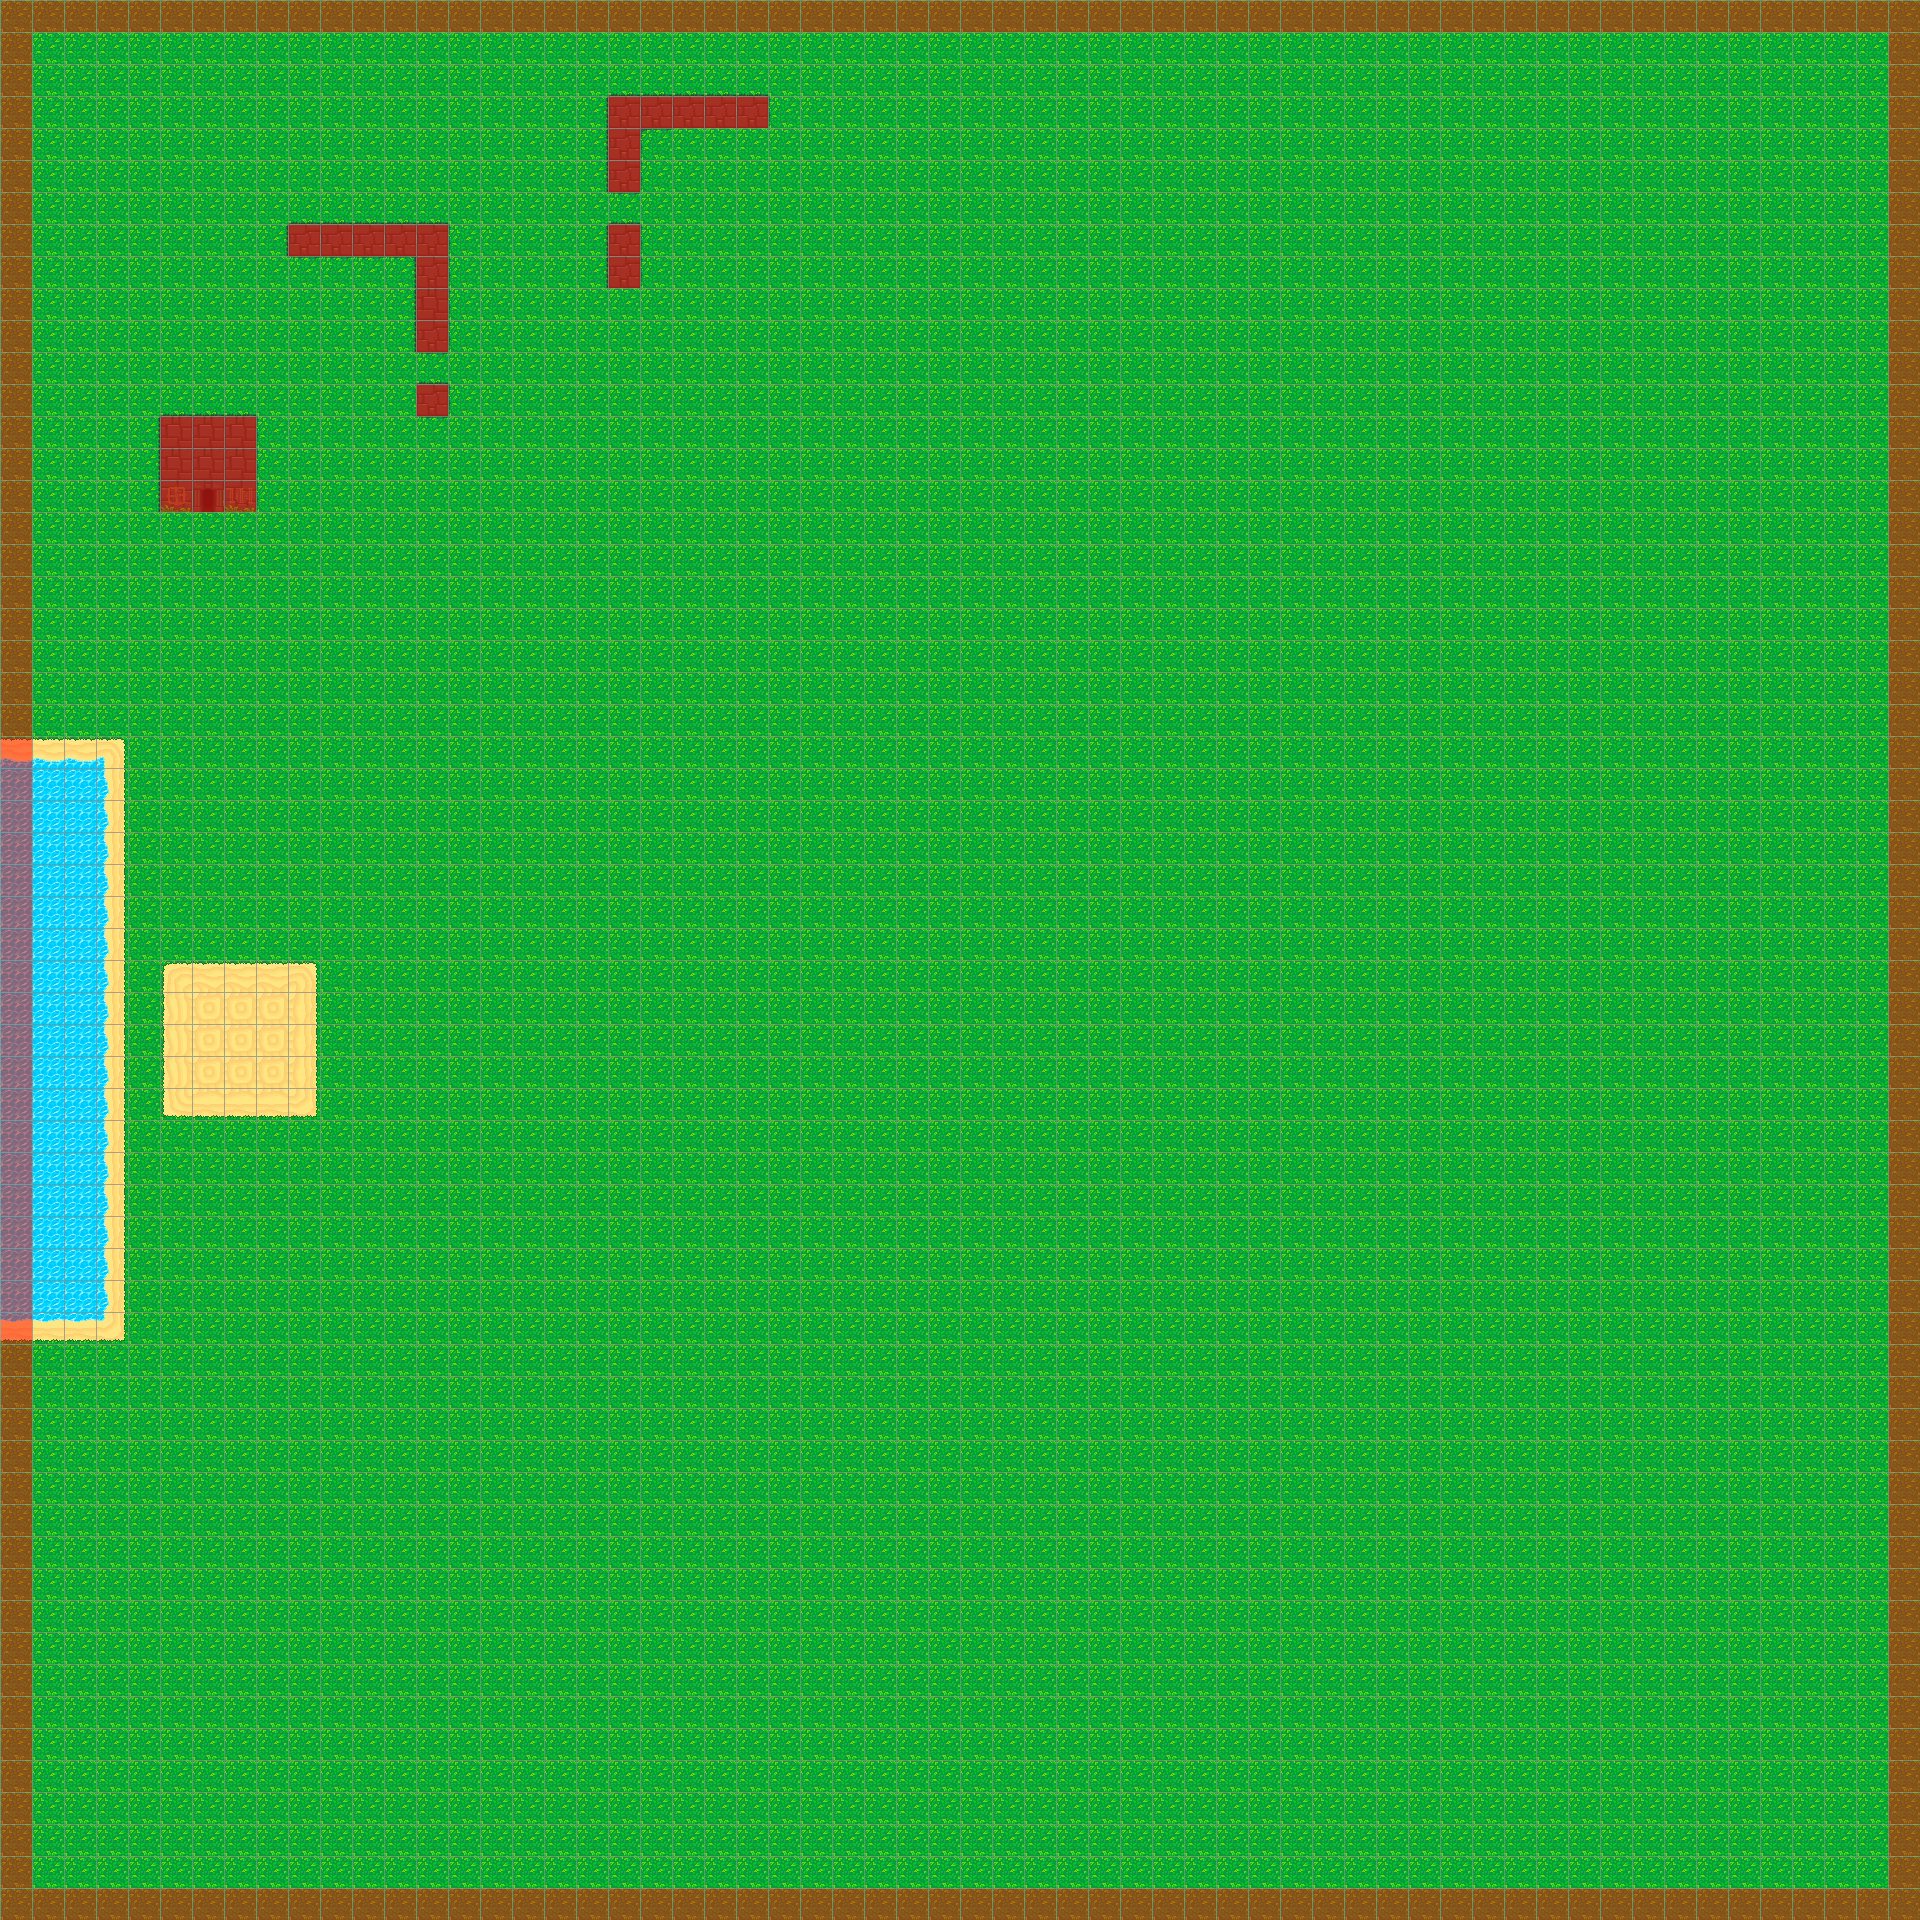

This game map was drawn from its Tiled (.tmx) file and the tilesets committed beside it. A one-line description and the trimmed map source follow:
An orthogonal 60x60 tile map with 32x32 px tiles, 2 tile layers (Graphics, Collision), 2 tilesets.

<map version="1.0" orientation="orthogonal" renderorder="right-down" width="60" height="60" tilewidth="32" tileheight="32" nextobjectid="1">
 <tileset firstgid="1" name="sample" tilewidth="32" tileheight="32" tilecount="667" columns="23">
  <image source="sample_tiles.png" width="736" height="928" />
 </tileset>
 <tileset firstgid="668" name="tiles_collision" tilewidth="32" tileheight="32" tilecount="2" columns="2">
  <image source="tiles_collision.png" width="64" height="32" />
 </tileset>
 <layer name="Graphics" width="60" height="60">
  <data>[3600 cells, 3600 non-empty, 28 distinct tile ids]</data>
 </layer>
 <layer name="Collision" width="60" height="60">
  <data>[3600 cells, 3600 non-empty, 2 distinct tile ids]</data>
 </layer>
</map>
